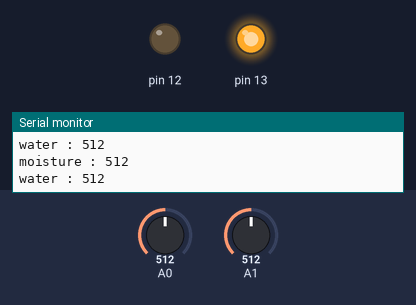
Recording of a sketch running on a simulated Arduino Uno, built with avr-gcc and run on an emulated ATmega328P. Shown: output pins drawn as LEDs (lit = HIGH), the last lines printed to the serial monitor. The inputs (shaded band) are chosen by the test bench; at power-on: A0 = 512, A1 = 512.

Above: at 1.8 s.
1.9 s: A0 set to 105
3.4 s: A0 set to 89
At 5.2 s:
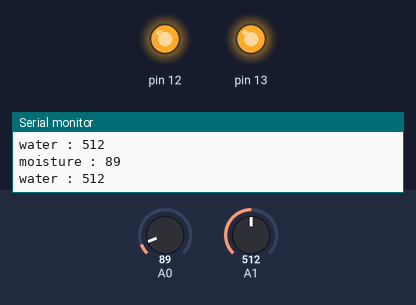
5.5 s: A0 set to 110
At 6.9 s:
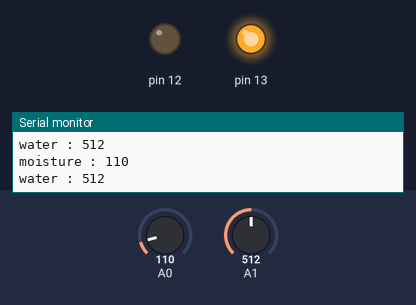
7.5 s: A0 set to 90
At 8.5 s:
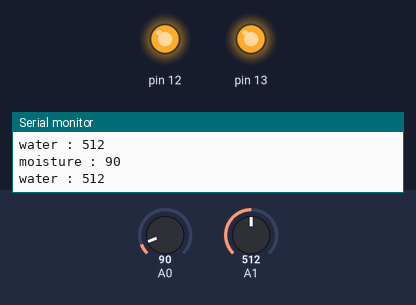
Timing chart, 0 to 10.5 s (numbered marks = the images above; inputs shaded):
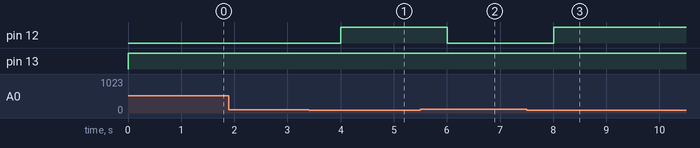

The sketch:

water_led_moisture.ino
```cpp
int moisture = 0;
int water = 0;

void setup() {
  // put your setup code here, to run once:
  Serial.begin(9600);
  Serial.println("Running...");
  pinMode(12, OUTPUT);
  pinMode(13, OUTPUT);

}

void waterpump() {
  if(moisture <= 100)
  {
    digitalWrite(12, HIGH);
  }
  else
  {
    digitalWrite(12, LOW);
  }
}

void loop() {
  // put your main code here, to run repeatedly:
  moisture = analogRead(A0);
  water = analogRead(A1);


  Serial.print("moisture : ");
  Serial.println(moisture);

  Serial.print("water : ");
  Serial.println(water);

  waterpump();
  digitalWrite(13, HIGH);

  delay(1000);
}
```

Measured:
- the behaviour switches between 101 and 100 on A0 (found by bisection; images 0 and 1)
- after the input at 3.4 s, pin 12: LOW → HIGH after 0.60 s
- after the input at 5.5 s, pin 12: HIGH → LOW after 0.51 s
- after the input at 7.5 s, pin 12: LOW → HIGH after 0.51 s
